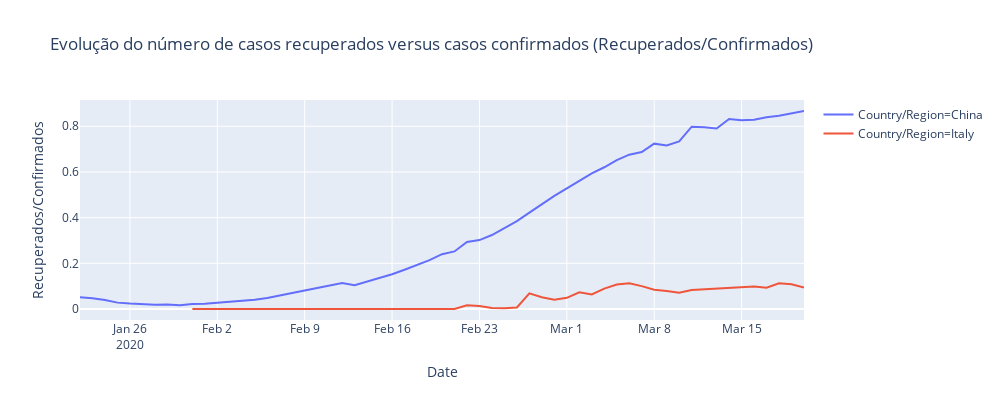

Write notebook code for a chart like this one.
### Code cell
temp['Recuperados/Confirmados'] = temp['Recovered']/temp['Confirmed']

fig = px.line(temp, x="Date", y="Recuperados/Confirmados", color='Country/Region',  height=400,width=1000,
             title='Evolução do número de casos recuperados versus casos confirmados (Recuperados/Confirmados)')
fig.show()

### Figure 1 — Plotly figure (JSON) as saved in the notebook; plotly's stock layout.template omitted (floating-point values rounded to 4 significant figures)
{"data": [{"hoverlabel": {"namelength": 0}, "hovertemplate": "Country/Region=China<br>Date=%{x}<br>Recuperados/Confirmados=%{y}", "legendgroup": "Country/Region=China", "line": {"color": "#636efa", "dash": "solid"}, "mode": "lines", "name": "Country/Region=China", "showlegend": true, "type": "scatter", "x": ["2020-01-22", "2020-01-23", "2020-01-24", "2020-01-25", "2020-01-26", "2020-01-27", "2020-01-28", "2020-01-29", "2020-01-30", "2020-01-31", "2020-02-01", "2020-02-02", "2020-02-03", "2020-02-04", "2020-02-05", "2020-02-06", "2020-02-07", "2020-02-08", "2020-02-09", "2020-02-10", "2020-02-11", "2020-02-12", "2020-02-13", "2020-02-14", "2020-02-15", "2020-02-16", "2020-02-17", "2020-02-18", "2020-02-19", "2020-02-20", "2020-02-21", "2020-02-22", "2020-02-23", "2020-02-24", "2020-02-25", "2020-02-26", "2020-02-27", "2020-02-28", "2020-02-29", "2020-03-01", "2020-03-02", "2020-03-03", "2020-03-04", "2020-03-05", "2020-03-06", "2020-03-07", "2020-03-08", "2020-03-09", "2020-03-10", "2020-03-11", "2020-03-12", "2020-03-13", "2020-03-14", "2020-03-15", "2020-03-16", "2020-03-17", "2020-03-18", "2020-03-19", "2020-03-20"], "xaxis": "x", "y": [0.05119, 0.04695, 0.0393, 0.02788, 0.02376, 0.02026, 0.01838, 0.01977, 0.01662, 0.02201, 0.02303, 0.02788, 0.03118, 0.03559, 0.04082, 0.04849, 0.05858, 0.07051, 0.08122, 0.09222, 0.1046, 0.1142, 0.1045, 0.1197, 0.1366, 0.1521, 0.172, 0.1915, 0.2141, 0.2399, 0.252, 0.2938, 0.3017, 0.3238, 0.3559, 0.3848, 0.4219, 0.4588, 0.495, 0.5277, 0.5623, 0.5934, 0.6206, 0.652, 0.6755, 0.6875, 0.7238, 0.7156, 0.7334, 0.7982, 0.7952, 0.7899, 0.8315, 0.8267, 0.8286, 0.8396, 0.846, 0.8571, 0.8668], "yaxis": "y"}, {"hoverlabel": {"namelength": 0}, "hovertemplate": "Country/Region=Italy<br>Date=%{x}<br>Recuperados/Confirmados=%{y}", "legendgroup": "Country/Region=Italy", "line": {"color": "#EF553B", "dash": "solid"}, "mode": "lines", "name": "Country/Region=Italy", "showlegend": true, "type": "scatter", "x": ["2020-01-31", "2020-02-07", "2020-02-21", "2020-02-22", "2020-02-23", "2020-02-24", "2020-02-25", "2020-02-26", "2020-02-27", "2020-02-28", "2020-02-29", "2020-03-01", "2020-03-02", "2020-03-03", "2020-03-04", "2020-03-05", "2020-03-06", "2020-03-07", "2020-03-08", "2020-03-09", "2020-03-10", "2020-03-11", "2020-03-14", "2020-03-16", "2020-03-17", "2020-03-18", "2020-03-19", "2020-03-20"], "xaxis": "x", "y": [0, 0, 0, 0.01613, 0.0129, 0.004367, 0.003106, 0.006623, 0.0687, 0.0518, 0.04078, 0.049, 0.07318, 0.06395, 0.08935, 0.1073, 0.1128, 0.1001, 0.08434, 0.07894, 0.07134, 0.08287, 0.0937, 0.09825, 0.09335, 0.1127, 0.1082, 0.09443], "yaxis": "y"}], "layout": {"height": 400, "legend": {"tracegroupgap": 0}, "title": {"text": "Evolução do número de casos recuperados versus casos confirmados (Recuperados/Confirmados)"}, "width": 1000, "xaxis": {"anchor": "y", "autorange": true, "domain": [0, 1], "range": ["2020-01-22", "2020-03-20"], "title": {"text": "Date"}, "type": "date"}, "yaxis": {"anchor": "x", "autorange": true, "domain": [0, 1], "range": [-0.04816, 0.915], "title": {"text": "Recuperados/Confirmados"}, "type": "linear"}}}
